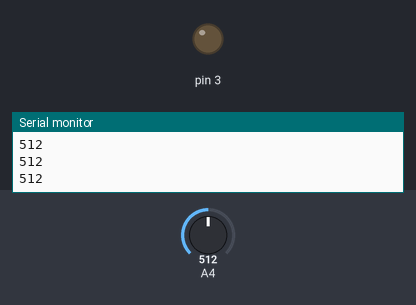
Recording of a sketch running on a simulated Arduino Uno, built with avr-gcc and run on an emulated ATmega328P. Shown: output pins drawn as LEDs (lit = HIGH), the last lines printed to the serial monitor. Inputs (shaded band) come from the test bench; at power-on: A4 = 512.

Above: at 1.2 s.
1.3 s: A4 set to 693
2.8 s: A4 set to 718
At 3.1 s:
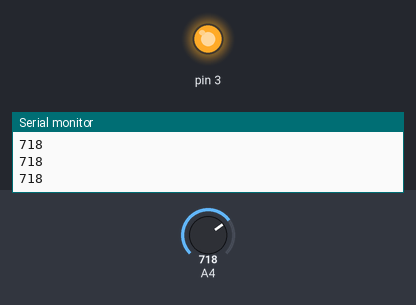
4.3 s: A4 set to 690
At 5.3 s:
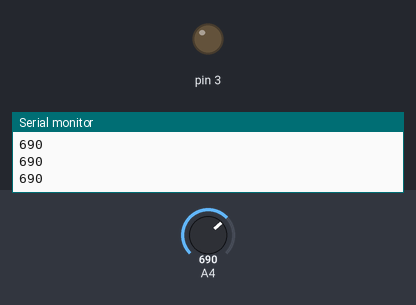
5.8 s: A4 set to 710
At 6.6 s:
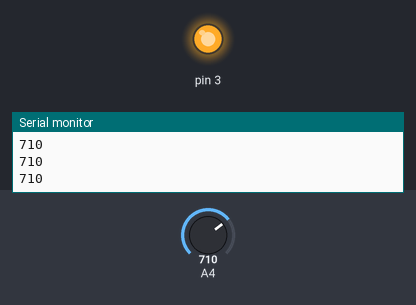
Timing chart, 0 to 8.3 s (numbered marks = the images above; inputs shaded):
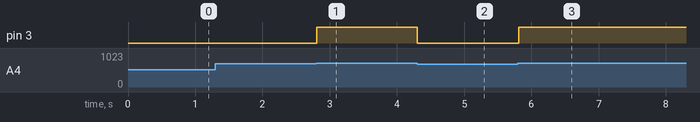

Measured:
- the behaviour switches between 700 and 701 on A4 (found by bisection; images 0 and 1)
- after the input at 2.8 s, pin 3: LOW → HIGH at once
- after the input at 4.3 s, pin 3: HIGH → LOW at once
- after the input at 5.8 s, pin 3: LOW → HIGH at once

The sketch:

light_1_threshold.ino
```cpp
void setup() {
  // put your setup code here, to run once:
  Serial.begin(9600);
  pinMode(3,OUTPUT);
}

void loop() {
  // put your main code here, to run repeatedly:
int x=analogRead(A4);
Serial.println(x);
if(x>700){
analogWrite(3, 255);
}
else{
  analogWrite(3, 0);
}
}
```
